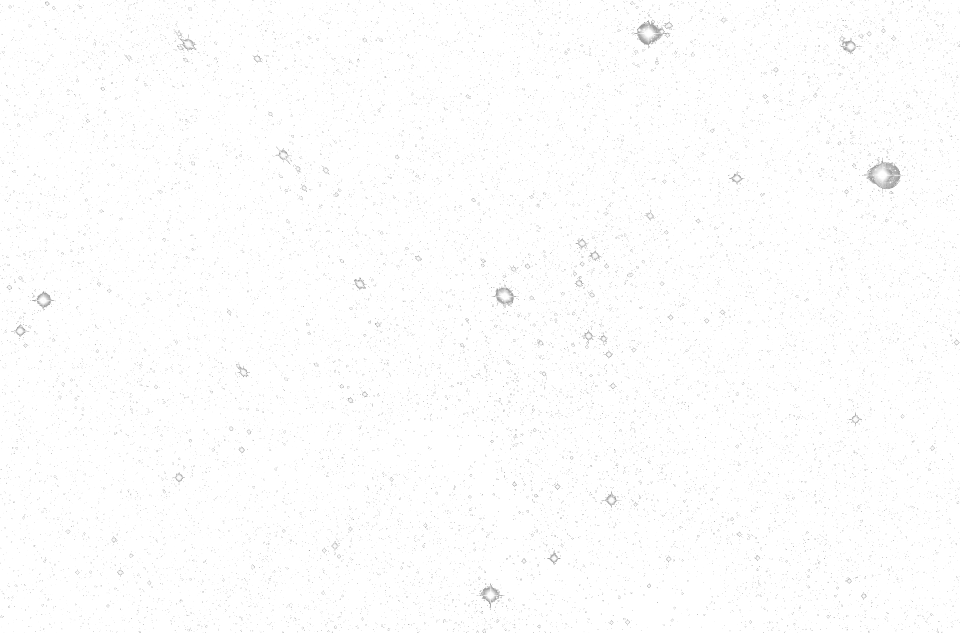
#> input picture training_data/star_map_base.png, 1920 x 1265 px, found by its file name (shown at 1/2 size)
$ jupyter execute --allow-errors star-removal-from-astronomical-images-with-pix2pix.ipynb   (shell and % lines are left out)
#> lines starting #> are read from the running program, lines starting #| are printed output that depends on the picture
This notebook trains a GAN to remove stars from deep sky images. The code is inspired by [sample from tensorflow's website](https://www.tensorflow.org/tutorials/generative/pix2pix). The training data consists of only two images. One image of the Antenna Galaxy and another is a starmap that was created from a star cluster image.


## Attributions

The training images used in this code were sourced from Wikimedia Commons and processed using GIMP.
### Antennae Galaxy Image
This image was downloaded from Wikimedia Commons and converted to grayscale using GIMP by me for purpose of training the model.

Link to processed image: https://github.com/code2k13/starreduction/blob/main/training_data/Antennae_galaxies_xl.png
>[NASA, ESA, and the Hubble Heritage Team (STScI/AURA)-ESA/Hubble Collaboration](https://commons.wikimedia.org/wiki/File:Antennae_galaxies_xl.jpg), Public domain, via Wikimedia Commons

Url : [https://commons.wikimedia.org/wiki/File:Antennae_galaxies_xl.jpg](https://commons.wikimedia.org/wiki/File:Antennae_galaxies_xl.jpg)

Direct Link: [https://upload.wikimedia.org/wikipedia/commons/f/f6/Antennae_galaxies_xl.jpg](https://upload.wikimedia.org/wikipedia/commons/f/f6/Antennae_galaxies_xl.jpg)

### Star cluster NGC 3572 and its surroundings
This image was downloaded from Wikimedia Commons and star mask was created by me using GIMP.

Link to the processed image: https://github.com/code2k13/starreduction/blob/main/training_data/star_map_base.png

>[ESO/G. Beccari](https://commons.wikimedia.org/wiki/File:The_star_cluster_NGC_3572_and_its_dramatic_surroundings.jpg"), [https://creativecommons.org/licenses/by/4.0] (via Wikimedia Commons)

Url: [https://commons.wikimedia.org/wiki/File:Antennae_galaxies_xl.jpg](https://commons.wikimedia.org/wiki/File:Antennae_galaxies_xl.jpg)

Direct Link: [https://upload.wikimedia.org/wikipedia/commons/9/95/The_star_cluster_NGC_3572_and_its_dramatic_surroundings.jpg](https://upload.wikimedia.org/wikipedia/commons/9/95/The_star_cluster_NGC_3572_and_its_dramatic_surroundings.jpg)

[cell 1]
import tensorflow as tf
import os
import time
import matplotlib.pyplot as plt
from IPython.display import clear_output
from PIL import Image, ImageFilter,ImageEnhance
import cv2
import random
from matplotlib import pyplot as plt
import numpy as np

[cell 2]
IMG_SIZE = 1024
OUTPUT_CHANNELS = 1
LAMBDA = 10

[cell 3]
# [10 lines left out: function downsample, not called in this run]

[cell 4]
# [11 lines left out: function upsample, not called in this run]

[cell 5]
def Generator():
  inputs = tf.keras.layers.Input(shape=[IMG_SIZE, IMG_SIZE, OUTPUT_CHANNELS])

  down_stack = [
    downsample(16, 5, apply_batchnorm=False,strides = 1, name='gd_1'),  # (batch_size, 128, 128, 64)
    downsample(32, 5,name='gd_2'),  # (batch_size, 64, 64, 128)
    downsample(64, 5,name='gd_3'),  # (batch_size, 32, 32, 256)
    downsample(128, 5,name='gd_4'),  # (batch_size, 16, 16, 512)
    downsample(256, 5,name='gd_5'),  # (batch_size, 8, 8, 512)
    downsample(256, 5,name='gd_6'),  # (batch_size, 4, 4, 512)
    downsample(512, 5,name='gd_7'),  # (batch_size, 2, 2, 512)
    downsample(512, 5,name='gd_8'),  # (batch_size, 1, 1, 512)
  ]

  up_stack = [
    upsample(512, 5, apply_dropout=True,name='gu_1'),  # (batch_size, 2, 2, 1024)
    upsample(256, 5, apply_dropout=True,name='gu_2'),  # (batch_size, 4, 4, 1024)
    upsample(256, 5, apply_dropout=True,name='gu_3'),  # (batch_size, 8, 8, 1024)
    upsample(128, 5,name='gu_4'),  # (batch_size, 16, 16, 1024)
    upsample(64, 5,name='gu_5'),  # (batch_size, 32, 32, 512)
    upsample(32, 5,name='gu_6'),  # (batch_size, 64, 64, 256)
    upsample(16, 5,name='gu_7'),  # (batch_size, 128, 128, 128)
  ]

  initializer = tf.random_normal_initializer(0., 0.02)
  last = tf.keras.layers.Conv2DTranspose(OUTPUT_CHANNELS, 4,strides=1,padding='same',
                                         kernel_initializer=initializer,activation='relu')  # (batch_size, 256, 256, 3)

  x = inputs
  # Downsampling through the model
  skips = []
  for down in down_stack:
    x = down(x)
    skips.append(x)

  skips = reversed(skips[:-1])

  for up, skip in zip(up_stack, skips):
    x = up(x)
    x = tf.keras.layers.Concatenate()([x, skip])

  x = last(x)

  return tf.keras.Model(inputs=inputs, outputs=x)

#> (a cell that did not finish here is left out)

[cell 7]
# [11 lines left out: function generator_loss, not called in this run]

[cell 8]
# [18 lines left out: function Discriminator, not called in this run]

[cell 9]
# [5 lines left out: function discriminator_loss, not called in this run]

#> (a cell that did not finish here is left out)

#> (a cell that did not finish here is left out)

#> (a cell that did not finish here is left out)

#> (a cell that did not finish here is left out)

[cell 14]
checkpoint_dir = './training_checkpoints'
checkpoint_prefix = os.path.join(checkpoint_dir, "ckpt")
#> (the rest of this cell did not finish here and is left out)

[cell 15]
# [24 lines left out: function train_step, not called in this run]

[cell 16]
import albumentations as A
#> (the rest of this cell did not finish here and is left out)

We are generating images on the fly.

[cell 17]
flip = False

[cell 18]
def get_dataset_batch(batch_size = 2):
#> called with batch_size = 20
    flip = False
    im2 = Image.open("star_map_base.png")
#> im2 is the input picture: PIL image 1920x1265 LA; mean R, G, B, A 12.3, 12.3, 12.3, 8.9
    trainA = []
    trainB = []
    for i in range(0,batch_size):
        if flip == True:
            turbulence_size = random.choice([1,2])
            im = Image.open("turbulence.jpg")
            x = random.randint(0,4096-IMG_SIZE*turbulence_size)
            y =  random.randint(0,2136-IMG_SIZE*turbulence_size)
            corp_actual_rect = (x, y, x+IMG_SIZE*turbulence_size, y+IMG_SIZE*turbulence_size)
            corped_actual = im.crop(corp_actual_rect)
            corped_actual = corped_actual.resize((IMG_SIZE,IMG_SIZE))
        else:
            helix_size = random.choice([1,2,3])
            im = Image.open("helix_bw_base.jpg")
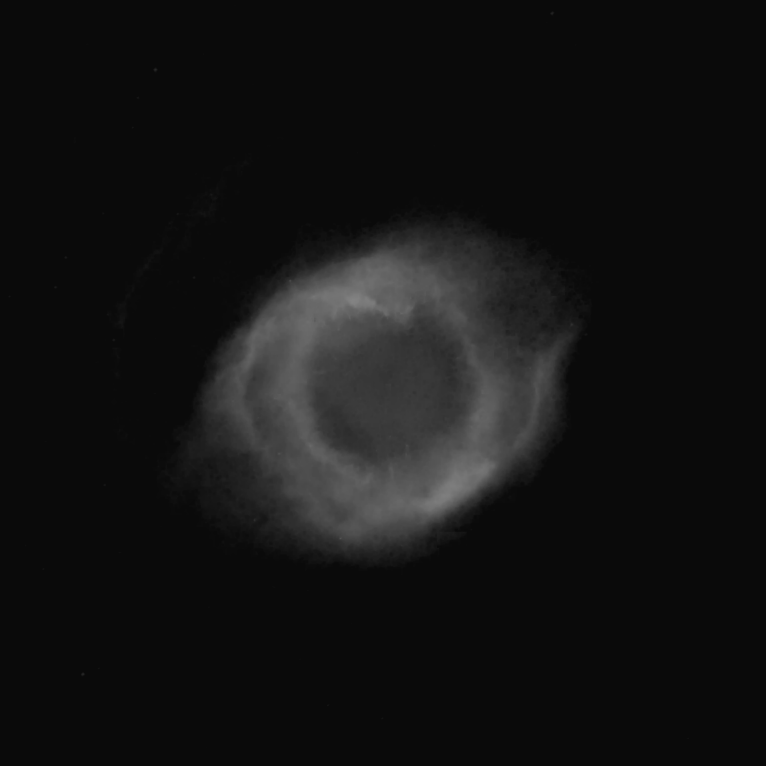
#> input picture images/helix_bw_base.jpg, 3061 x 3061 px, found by its file name (shown at 1/4 size)
#> im is the input picture: PIL image 3061x3061 L; min 9, max 132, mean 19
            x = random.randint(0,4096-IMG_SIZE*helix_size)
            y = random.randint(0,4096-IMG_SIZE*helix_size)
            corp_actual_rect = (x, y, x+IMG_SIZE*helix_size, y+IMG_SIZE*helix_size)
            corped_actual = im.crop(corp_actual_rect)
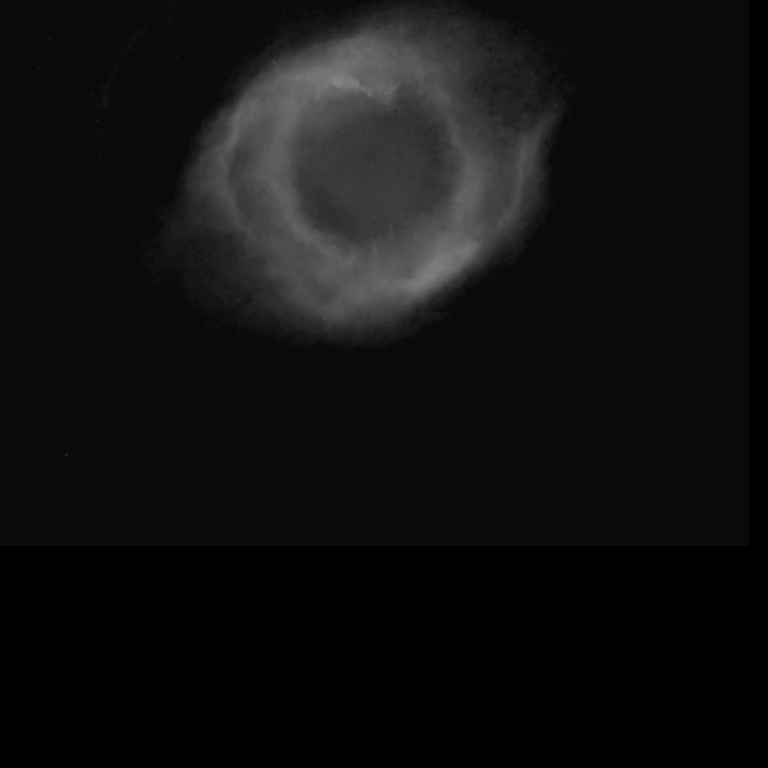
#> corped_actual: PIL image 3072x3072 L (shown at 1/4 size); min 0, max 132, mean 15.8
            corped_actual = corped_actual.resize((IMG_SIZE,IMG_SIZE))
#> corped_actual: PIL image 1024x1024 L
        flip = not flip
        corped_actual = corped_actual.convert('LA')
#> corped_actual: PIL image 1024x1024 LA
        #enhancer1 = ImageEnhance.Brightness(corped_actual)
        #factor =   0.15 + random.random()*1
        star_overlayed = corped_actual #enhancer1.enhance(factor)
        star_overlayed = star_overlayed.rotate(random.randint(1,360), expand=False)
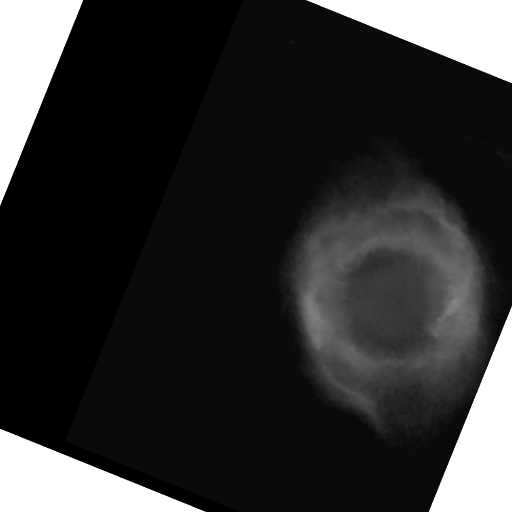
#> star_overlayed: PIL image 1024x1024 LA (shown at 1/2 size); mean R, G, B, A 15.2, 15.2, 15.2, 221.6; transparent parts drawn white
        star_overlayed = star_overlayed.convert('L')
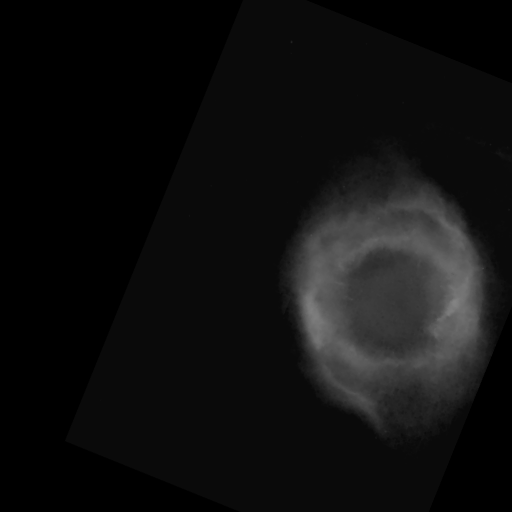
#> star_overlayed: PIL image 1024x1024 L (shown at 1/2 size); min 0, max 131, mean 15.2
        star_overlayed = Image.fromarray(transform(image = np.asarray(star_overlayed))["image"]/1)
        star_overlayed = star_overlayed.convert('LA')
        ca  = star_overlayed.copy()
        ca = ca.convert('L')
        star_size = random.choice([1])
        x = random.randint(0,1024-IMG_SIZE*star_size)
        y =  random.randint(0,1024-IMG_SIZE*star_size)
        crop_rectangle = (x, y, x+IMG_SIZE*star_size, y+IMG_SIZE*star_size)
        scale_factor = random.choice([1,2,3,4,5,6])
        im2 = im2.resize((IMG_SIZE*scale_factor,IMG_SIZE*scale_factor))
        star_corped = im2.crop(crop_rectangle)
        star_corped = star_corped.resize((IMG_SIZE,IMG_SIZE))
        star_corped = star_corped.filter(ImageFilter.GaussianBlur(0.2))
        star_corped = star_corped.rotate(random.randint(1,360), expand=False)

        #enhancer2 = ImageEnhance.Brightness(star_corped)
        #factor =  0.4  + random.random() * 0.2
        #star_enhanced= enhancer2.enhance(factor)
        star_enhanced = star_corped.convert('RGBA')
        star_overlayed = star_overlayed.convert('RGBA')
        op = overlay_images(star_overlayed,star_enhanced)
        op = Image.fromarray(op)
        star_overlayed = op.convert('L')
        a = np.asarray(ca,dtype="float32").reshape(1,IMG_SIZE,IMG_SIZE,1)/512
        b = np.asarray(star_overlayed,dtype="float32").reshape(1,IMG_SIZE,IMG_SIZE,1)/512
        trainA.append(a)
        trainB.append(b)
    return trainA,trainB

[cell 19]
# [12 lines left out: function overlay_images, not called in this run]

[cell 20]
plt.rcParams['figure.figsize'] = (30, 10)
random.seed(10)
#> (the rest of this cell did not finish here and is left out)

#> (a cell that did not finish here is left out)

[cell 22]
import datetime
log_dir="logs/"
#> (the rest of this cell did not finish here and is left out)

There is no real notion of 'epochs' here. Everytime random image is being created for training. We have some control over repetability using the 'n' variable which is reset to 'total_samples' everytime it exceeds 'total_samples'. This 'n' variable is used as random seed before creation of images.

[cell 23]
from matplotlib.pyplot import figure
EPOCHS = 12000
SAVE_MODEL_AFTER = 400
n = 0
total_samples = 500
BATCH_SIZE = 2
plt.rcParams['figure.figsize'] = (15, 5)

#> (the rest of this cell did not finish here and is left out)

#> call 2 of get_dataset_batch, with batch_size = 2
#> in get_dataset_batch (call 2), `corped_actual = im.crop(corp_actual_rect)`:
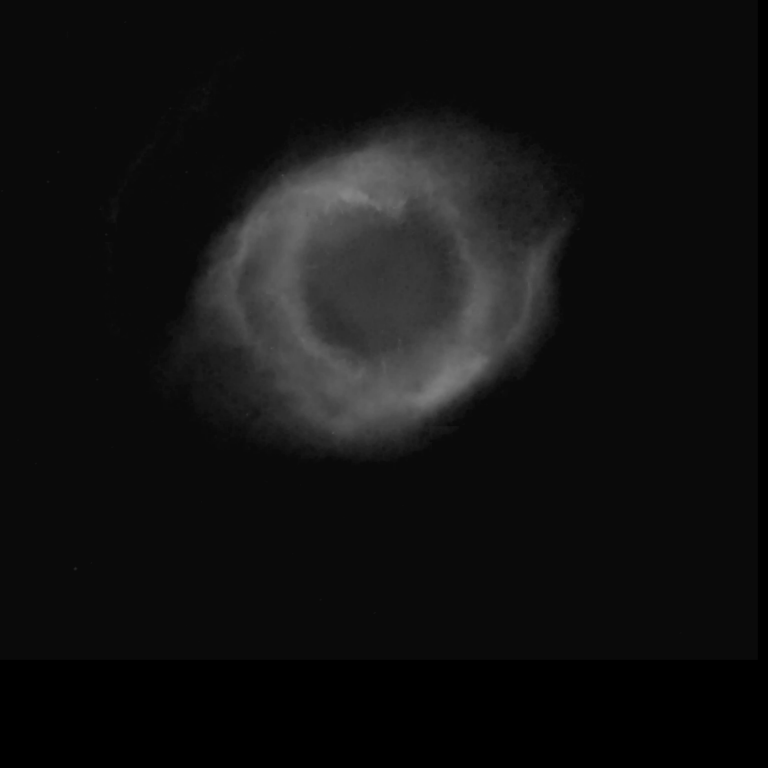
#> corped_actual: PIL image 3072x3072 L (shown at 1/4 size); min 0, max 132, mean 17.4
#> in get_dataset_batch (call 2), `star_overlayed = star_overlayed.rotate(random.randint(1,360), expand=F..`:
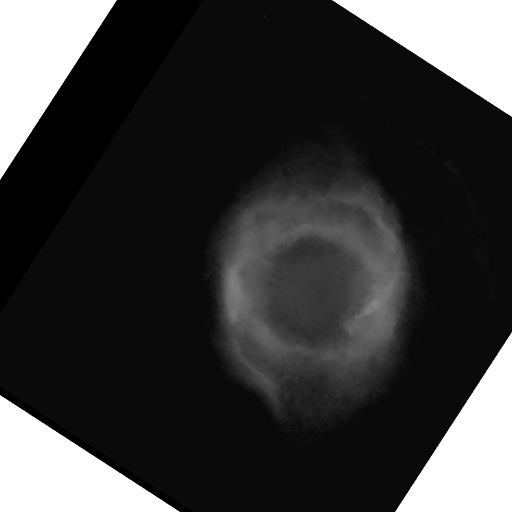
#> star_overlayed: PIL image 1024x1024 LA (shown at 1/2 size); mean R, G, B, A 16.4, 16.4, 16.4, 214; transparent parts drawn white
#> in get_dataset_batch (call 2), `star_overlayed = star_overlayed.convert('L')`:
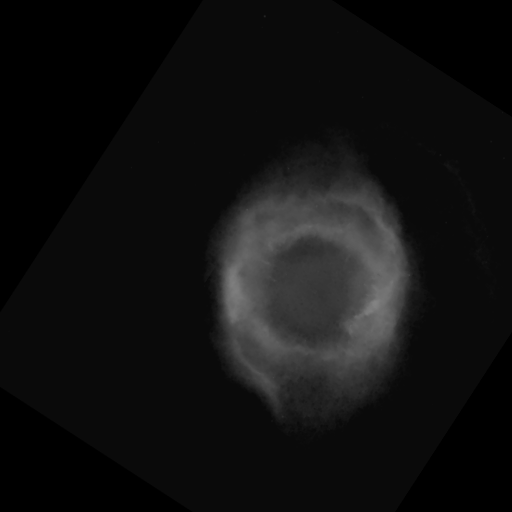
#> star_overlayed: PIL image 1024x1024 L (shown at 1/2 size); min 0, max 131, mean 16.4
